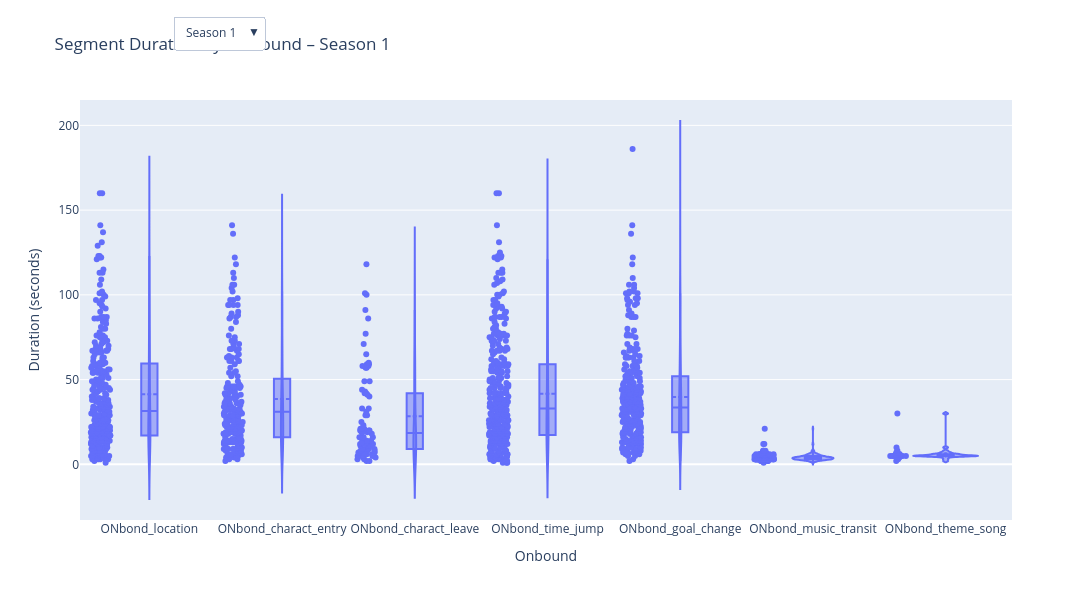

Here is the notebook cell this chart was saved with:
### Markdown cell above
Here we see that segments that were from a music or transit theme song transtion don't last very long

### Code cell
# Sort seasons
seasons = sorted(df_true2['season'].unique())
fig = go.Figure()

# Add one violin plot per season (but only first season is visible by default)
for i, season in enumerate(seasons):
    filtered_df2 = df_true2[df_true2['season'] == season]

    fig.add_trace(go.Violin(
        y=filtered_df2["duration"],
        x=filtered_df2["Onbond"],
        name=f"Season {season}",
        box_visible=True,
        meanline_visible=True,
        points="all",
        hovertext=filtered_df2["global_segment"],
        visible=(i == 0),
        customdata=filtered_df2[['global_segment', 'duration']].values,
            hovertemplate=(
                "Onbond: %{x}<br>" +
                "Global segment: %{customdata[0]}<br>" +
                "Duration: %{customdata[1]} seconds<br>" +
                "<extra></extra>"  # hides the trace name in the tooltip
    )))

# Create dropdown buttons to toggle seasons
dropdown_buttons = [
    dict(
        label=f"Season {season}",
        method="update",
        args=[
            {"visible": [i == j for j in range(len(seasons))]},
            {"title": f"Segment Duration by Onbound– Season {season}"}
        ]
    )
    for i, season in enumerate(seasons)
]

# Update layout with dropdown and labels
fig.update_layout(
    updatemenus=[dict(
        buttons=dropdown_buttons,
        active=0,
        x=0.1,
        y=1.2,
        xanchor="left",
        yanchor="top"
    )],
    xaxis_title="Onbound",
    yaxis_title="Duration (seconds)",
    title=f"Segment Duration by Onbound – Season {seasons[0]}",
    width=1200,
    height=600
)

fig.show()

### Figure 1 — Plotly figure (JSON) as saved in the notebook; plotly's stock layout.template omitted (floating-point values rounded to 4 significant figures; data arrays with more than 128 entries replaced by an {"elided": "..."} marker saying what was removed)
{"data": [{"box": {"visible": true}, "customdata": {"elided": "1419x2 float values"}, "hovertemplate": "Onbond: %{x}<br>Global segment: %{customdata[0]}<br>Duration: %{customdata[1]} seconds<br><extra></extra>", "hovertext": {"elided": "1419 float values"}, "meanline": {"visible": true}, "name": "Season 1", "points": "all", "type": "violin", "visible": true, "x": {"elided": "1419 str values"}, "y": {"elided": "1419 float values"}}, {"box": {"visible": true}, "customdata": {"elided": "1393x2 float values"}, "hovertemplate": "Onbond: %{x}<br>Global segment: %{customdata[0]}<br>Duration: %{customdata[1]} seconds<br><extra></extra>", "hovertext": {"elided": "1393 float values"}, "meanline": {"visible": true}, "name": "Season 2", "points": "all", "type": "violin", "visible": false, "x": {"elided": "1393 str values"}, "y": {"elided": "1393 float values"}}, {"box": {"visible": true}, "customdata": {"elided": "1385x2 float values"}, "hovertemplate": "Onbond: %{x}<br>Global segment: %{customdata[0]}<br>Duration: %{customdata[1]} seconds<br><extra></extra>", "hovertext": {"elided": "1385 float values"}, "meanline": {"visible": true}, "name": "Season 3", "points": "all", "type": "violin", "visible": false, "x": {"elided": "1385 str values"}, "y": {"elided": "1385 float values"}}, {"box": {"visible": true}, "customdata": {"elided": "1378x2 float values"}, "hovertemplate": "Onbond: %{x}<br>Global segment: %{customdata[0]}<br>Duration: %{customdata[1]} seconds<br><extra></extra>", "hovertext": {"elided": "1378 float values"}, "meanline": {"visible": true}, "name": "Season 4", "points": "all", "type": "violin", "visible": false, "x": {"elided": "1378 str values"}, "y": {"elided": "1378 float values"}}, {"box": {"visible": true}, "customdata": {"elided": "1577x2 float values"}, "hovertemplate": "Onbond: %{x}<br>Global segment: %{customdata[0]}<br>Duration: %{customdata[1]} seconds<br><extra></extra>", "hovertext": {"elided": "1577 float values"}, "meanline": {"visible": true}, "name": "Season 5", "points": "all", "type": "violin", "visible": false, "x": {"elided": "1577 str values"}, "y": {"elided": "1577 float values"}}, {"box": {"visible": true}, "customdata": {"elided": "1601x2 float values"}, "hovertemplate": "Onbond: %{x}<br>Global segment: %{customdata[0]}<br>Duration: %{customdata[1]} seconds<br><extra></extra>", "hovertext": {"elided": "1601 float values"}, "meanline": {"visible": true}, "name": "Season 6", "points": "all", "type": "violin", "visible": false, "x": {"elided": "1601 str values"}, "y": {"elided": "1601 float values"}}], "layout": {"height": 600, "title": {"text": "Segment Duration by Onbound – Season 1"}, "updatemenus": [{"active": 0, "buttons": [{"args": [{"visible": [true, false, false, false, false, false]}, {"title": "Segment Duration by Onbound– Season 1"}], "label": "Season 1", "method": "update"}, {"args": [{"visible": [false, true, false, false, false, false]}, {"title": "Segment Duration by Onbound– Season 2"}], "label": "Season 2", "method": "update"}, {"args": [{"visible": [false, false, true, false, false, false]}, {"title": "Segment Duration by Onbound– Season 3"}], "label": "Season 3", "method": "update"}, {"args": [{"visible": [false, false, false, true, false, false]}, {"title": "Segment Duration by Onbound– Season 4"}], "label": "Season 4", "method": "update"}, {"args": [{"visible": [false, false, false, false, true, false]}, {"title": "Segment Duration by Onbound– Season 5"}], "label": "Season 5", "method": "update"}, {"args": [{"visible": [false, false, false, false, false, true]}, {"title": "Segment Duration by Onbound– Season 6"}], "label": "Season 6", "method": "update"}], "x": 0.1, "xanchor": "left", "y": 1.2, "yanchor": "top"}], "width": 1200, "xaxis": {"title": {"text": "Onbound"}}, "yaxis": {"title": {"text": "Duration (seconds)"}}}}
